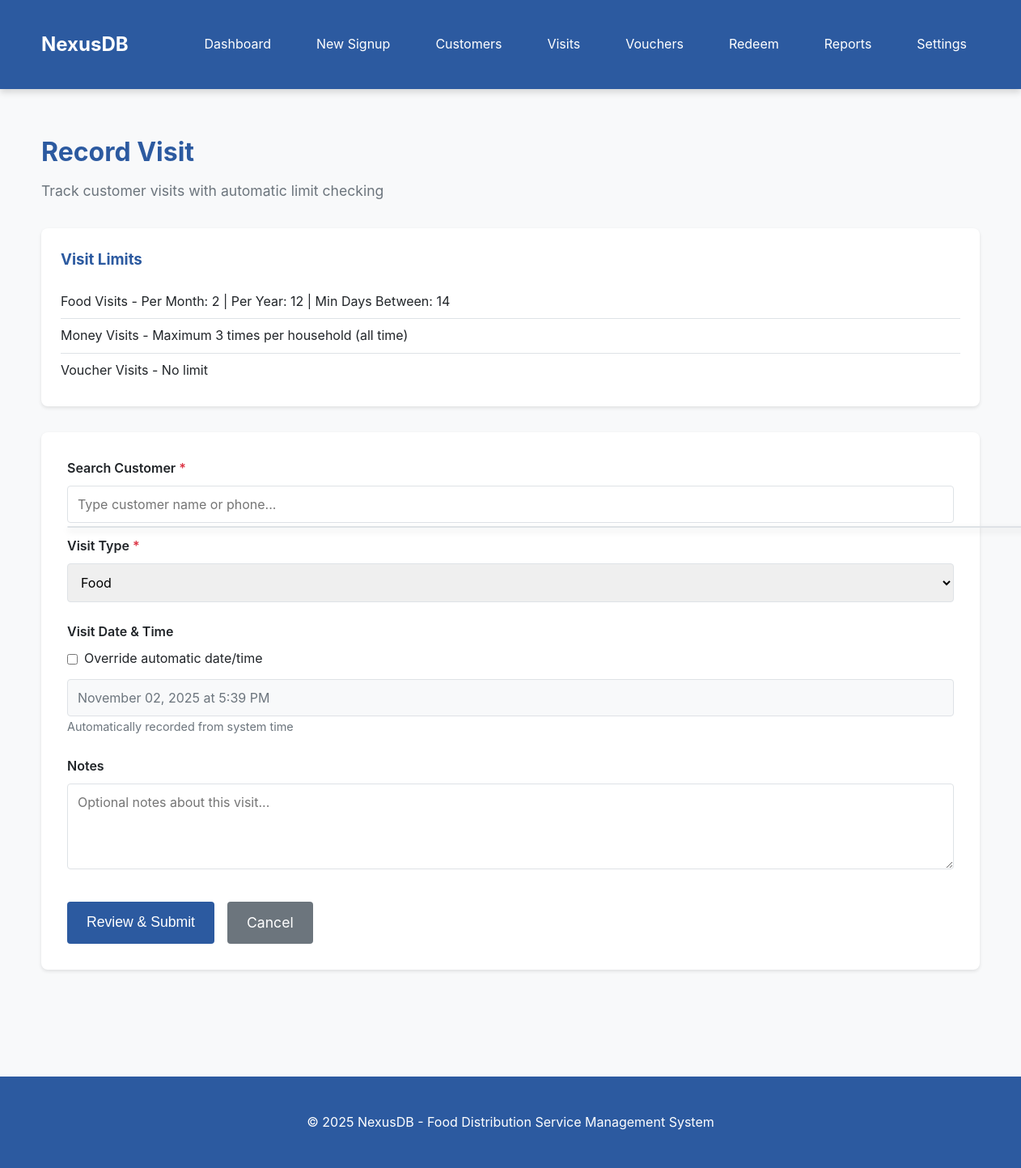
Screenshot of /visits.php with the database file from the repository.
### tables this page shows
CREATE TABLE IF NOT EXISTS `settings` (
  `id` int(11) NOT NULL AUTO_INCREMENT,
  `setting_key` varchar(100) NOT NULL UNIQUE,
  `setting_value` text,
  `updated_at` timestamp NOT NULL DEFAULT CURRENT_TIMESTAMP ON UPDATE CURRENT_TIMESTAMP,
  PRIMARY KEY (`id`)
);

### config.php (called while the page is built, shortened)
<?php
class Database {
    private static $instance = null;
    private $connection;
    private function __construct() {
        try {
            $this->connection = new PDO(
                "mysql:host=" . DB_HOST . ";dbname=" . DB_NAME . ";charset=utf8mb4",
                DB_USER,
                DB_PASS,
                [
                    PDO::ATTR_ERRMODE => PDO::ERRMODE_EXCEPTION,
                    PDO::ATTR_DEFAULT_FETCH_MODE => PDO::FETCH_ASSOC,
                    PDO::ATTR_EMULATE_PREPARES => false
                ]
            );
        } catch(PDOException $e) {
            die("Database connection failed: " . $e->getMessage());
        }
    }
    public static function getInstance() {
        if (self::$instance === null) {
            self::$instance = new self();
        }
        return self::$instance;
    }
    public function getConnection() {
        return $this->connection;
    }
}
function getDB() {
    return Database::getInstance()->getConnection();
}
function getSetting($key, $default = null) {
    $db = getDB();
    $stmt = $db->prepare("SELECT setting_value FROM settings WHERE setting_key = ?");
    $stmt->execute([$key]);
    $result = $stmt->fetch();
    return $result ? $result['setting_value'] : $default;
}
?>

### visits.php (the view, shortened to what this page needs)
<?php
require_once 'config.php';
$show_confirmation = false;
$form_data = [];
$visits_per_month = intval(getSetting('visits_per_month_limit', 2));
$visits_per_year = intval(getSetting('visits_per_year_limit', 12));
$min_days_between = intval(getSetting('min_days_between_visits', 14));
$customer = null;
include 'header.php';
?>
<div class="container">
    <div class="page-header">
        <h1>Record Visit</h1>
        <p class="lead">Track customer visits with automatic limit checking</p>
    </div>
    <?php if ($show_confirmation && $customer): ?>
        <div class="confirmation-screen">
            <h2>Confirm Visit</h2>
            <p class="lead">Please review the visit information before submitting.</p>
            <div class="confirmation-summary">
                <h3>Visit Summary</h3>
                <table class="info-table">
                    <tr><th>Customer:</th><td><?php echo htmlspecialchars($customer['name']); ?></td></tr>
                    <tr><th>Phone:</th><td><?php echo htmlspecialchars($customer['phone']); ?></td></tr>
                    <tr><th>Visit Type:</th><td><strong><?php echo ucfirst($form_data['visit_type'] ?? 'food'); ?></strong></td></tr>
                    <tr><th>Visit Date & Time:</th><td><?php
                        if (!empty($form_data['override_visit_date']) && !empty($form_data['manual_visit_datetime'])) {
                            echo date('F d, Y \a\t g:i A', strtotime($form_data['manual_visit_datetime']));
                        } else {
                            echo date('F d, Y \a\t g:i A');
                        }
                    ?></td></tr>
                    <?php if ($form_data['visit_type'] === 'voucher' && !empty($form_data['voucher_amount'])): ?>
                    <tr><th>Voucher Amount:</th><td>$<?php echo number_format(floatval($form_data['voucher_amount']), 2); ?></td></tr>
                    <?php endif; ?>
                    <?php if (!empty($form_data['notes'])): ?>
                    <tr><th>Notes:</th><td><?php echo nl2br(htmlspecialchars($form_data['notes'])); ?></td></tr>
                    <?php endif; ?>
                </table>
            </div>
            <form method="POST" action="" style="display: none;" id="confirm_form">
                <?php foreach ($form_data as $key => $value): ?>
                    <input type="hidden" name="<?php echo htmlspecialchars($key); ?>" value="<?php echo htmlspecialchars($value); ?>">
                <?php endforeach; ?>
                <input type="hidden" name="confirm_submit" value="1">
            </form>
            <div class="form-actions">
                <button type="button" onclick="document.getElementById('confirm_form').submit();" class="btn btn-primary btn-large">Confirm and Submit</button>
                <button type="button" onclick="window.location.href='visits.php';" class="btn btn-secondary btn-large">Cancel / Edit</button>
            </div>
        </div>
    <?php else: ?>
        <div class="visit-limits-info">
            <h3>Visit Limits</h3>
            <ul>
                <li>Food Visits - Per Month: <?php echo $visits_per_month; ?> | Per Year: <?php echo $visits_per_year; ?> | Min Days Between: <?php echo $min_days_between; ?></li>
                <li>Money Visits - Maximum 3 times per household (all time)</li>
                <li>Voucher Visits - No limit</li>
            </ul>
        </div>
        <form method="POST" action="" class="visit-form">
            <div class="form-group">
                <label for="customer_search">Search Customer <span class="required">*</span></label>
                <input type="text" id="customer_search" placeholder="Type customer name or phone..." autocomplete="off" value="<?php echo $customer ? htmlspecialchars($customer['name']) : ''; ?>">
                <div id="customer_results" class="search-results"></div>
            </div>
            <div class="form-group">
                <label for="visit_type">Visit Type <span class="required">*</span></label>
                <select id="visit_type" name="visit_type" required>
                    <option value="food">Food</option>
                </select>
            </div>
            <div class="form-group">
                <label for="visit_date">Visit Date & Time</label>
                <div class="checkbox-group">
                    <label style="display: flex; align-items: center; gap: 0.5rem; font-weight: normal;">
                        <input type="checkbox" id="override_visit_date" name="override_visit_date" value="1">
                        <span>Override automatic date/time</span>
                    </label>
                </div>
                <div id="auto_visit_datetime">
                    <input type="text" value="<?php echo date('F d, Y \a\t g:i A'); ?>" readonly class="readonly-field">
                    <small class="help-text">Automatically recorded from system time</small>
                </div>
            </div>
            <div class="form-group">
                <label for="notes">Notes</label>
                <textarea id="notes" name="notes" rows="4" placeholder="Optional notes about this visit..."></textarea>
            </div>
            <div class="form-actions">
                <button type="submit" class="btn btn-primary btn-large">Review & Submit</button>
                <a href="index.php" class="btn btn-secondary btn-large">Cancel</a>
            </div>
        </form>
    <?php endif; ?>
</div>
<?php include 'footer.php'; ?>

### css/style.css (style rules this page uses)
* { margin: 0; padding: 0; box-sizing: border-box; }
:root { --primary-color: #2c5aa0; --primary-dark: #1e3f73; --secondary-color: #6c757d; --success-color: #28a745; --danger-color: #dc3545; --warning-color: #ffc107; --info-color: #17a2b8; --light-bg: #f8f9fa; --border-color: #dee2e6; --text-color: #212529; --text-muted: #6c757d; --white: #ffffff; --shadow: 0 2px 4px rgba(0,0,0,0.1); --shadow-lg: 0 4px 8px rgba(0,0,0,0.15); }
body { font-family: -apple-system, BlinkMacSystemFont, 'Segoe UI', Roboto, 'Helvetica Neue', Arial, sans-serif; color: var(--text-color); background-color: var(--light-bg); line-height: 1.6; }
.container { max-width: 1200px; margin: 0 auto; padding: 20px; }
.page-header { margin-bottom: 2rem; }
.page-header h1 { color: var(--primary-color); margin-bottom: 0.5rem; }
.page-header .lead { color: var(--text-muted); font-size: 1.1rem; }
.btn { display: inline-block; padding: 0.5rem 1rem; border: none; border-radius: 4px; text-decoration: none; cursor: pointer; font-size: 1rem; transition: all 0.3s; text-align: center; }
.btn-primary { background-color: var(--primary-color); color: var(--white); }
.btn-secondary { background-color: var(--secondary-color); color: var(--white); }
.btn-large { padding: 0.75rem 1.5rem; font-size: 1.1rem; }
.signup-form, .visit-form { background: var(--white); padding: 2rem; border-radius: 8px; box-shadow: var(--shadow); margin-bottom: 2rem; }
.form-group { margin-bottom: 1.5rem; }
label { display: block; margin-bottom: 0.5rem; font-weight: 600; color: var(--text-color); }
.required { color: var(--danger-color); }
input[type="text"], input[type="date"], input[type="tel"], input[type="number"], input[type="email"], select, textarea { width: 100%; padding: 0.75rem; border: 1px solid var(--border-color); border-radius: 4px; font-size: 1rem; font-family: inherit; transition: border-color 0.3s; }
input[readonly], input.readonly-field { background-color: var(--light-bg); cursor: not-allowed; color: var(--text-muted); }
.checkbox-group { margin-bottom: 0.75rem; }
.checkbox-group input[type="checkbox"] { width: auto; margin: 0; }
textarea { resize: vertical; min-height: 100px; }
.help-text { color: var(--text-muted); font-size: 0.9rem; margin-bottom: 1rem; }
.form-actions { display: flex; gap: 1rem; margin-top: 2rem; }
.search-results { position: absolute; background: var(--white); border: 1px solid var(--border-color); border-radius: 4px; box-shadow: var(--shadow-lg); max-height: 300px; overflow-y: auto; z-index: 1000; margin-top: 0.25rem; width: 100%; }
.visit-form .form-group:first-of-type { border-bottom: none !important; padding-bottom: 0; margin-bottom: 1rem; }
.visit-limits-info { background: var(--white); padding: 1.5rem; border-radius: 8px; box-shadow: var(--shadow); margin-bottom: 2rem; }
.visit-limits-info h3 { color: var(--primary-color); margin-bottom: 1rem; }
.visit-limits-info ul { list-style: none; padding: 0; }
.visit-limits-info li { padding: 0.5rem 0; border-bottom: 1px solid var(--border-color); }
.visit-limits-info li:last-child { border-bottom: none; }

### rows the page displays
settings: setting_value "2"
settings: setting_value "12"
settings: setting_value "14"

### other values shown
getSetting('organization_name', 'NexusDB') "NexusDB"
